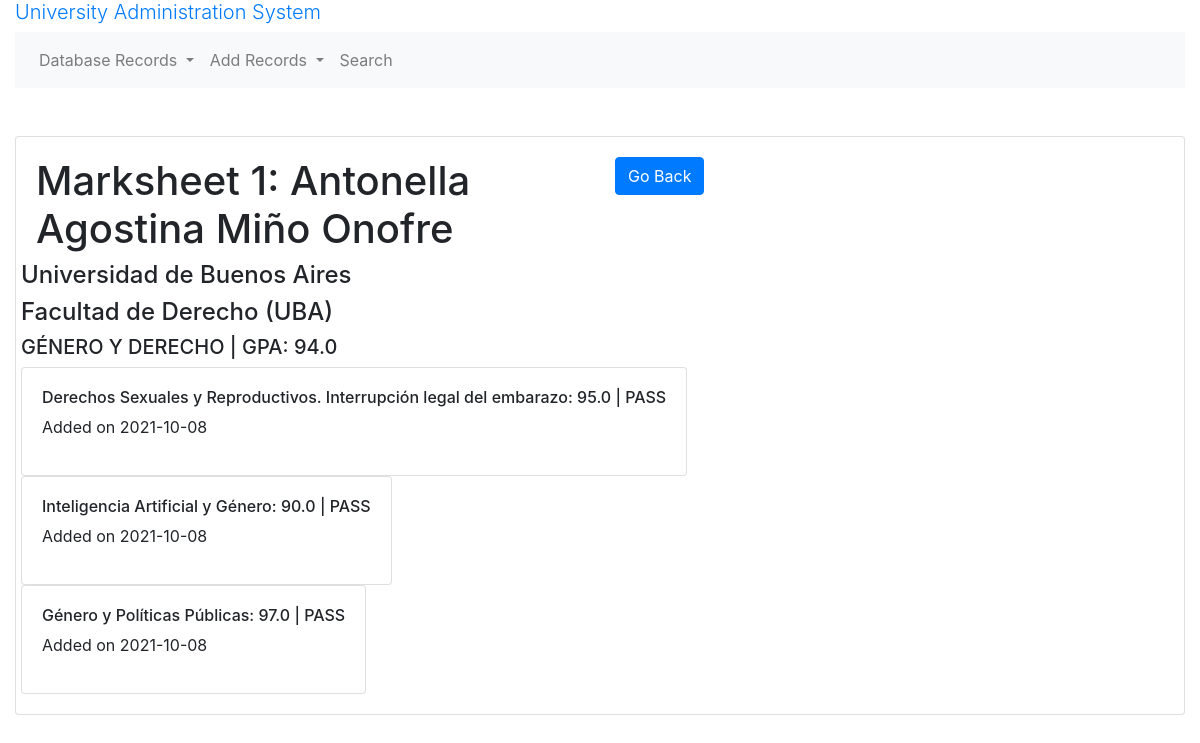
The app's page /marksheet/1 with its own data.
### models.py (models this page shows, shortened)
class Student(db.Model):
    __tablename__ = 'student'
    id = db.Column(db.Integer, primary_key=True)
    created_at = db.Column(db.Date, nullable = False, default=datetime.utcnow())
    name = db.Column(db.String(255))
    surname = db.Column(db.String(255))
    address = db.Column(db.String(255))
    phone_no = db.Column(db.String(10))
    std_code = db.Column(db.String(8))
    university_id = db.Column(db.Integer, db.ForeignKey("university.id"))# many2one
    university = db.relationship("University", back_populates="students")
    college_id = db.Column(db.Integer, db.ForeignKey("college.id"))# many2one
    college = db.relationship("College", back_populates='students')
    stream_id = db.Column(db.Integer, db.ForeignKey("stream.id"))# many2one
    stream = db.relationship("Stream", back_populates='students')
    courses = db.relationship('Course', back_populates='student', cascade="all,delete")# one2many
    marksheets = db.relationship('Marksheet', back_populates='student', cascade="all,delete")# one2many

class University(db.Model):
    __tablename__ = 'university'
    id = db.Column(db.Integer, primary_key=True)
    created_at = db.Column(db.Date, nullable = False, default=datetime.utcnow())
    name = db.Column(db.String(255))
    location = db.Column(db.String(255))
    acronym = db.Column(db.String(255))
    address = db.Column(db.String(255))
    colleges = db.relationship('College', back_populates='university', cascade="all,delete")# one2many
    students = db.relationship('Student', back_populates='university', cascade="all,delete")# one2many
    streams = db.relationship('Stream', back_populates='university', cascade="all,delete")# one2many

class College(db.Model):
    __tablename__ = 'college'
    id = db.Column(db.Integer, primary_key=True)
    created_at = db.Column(db.Date, nullable = False, default=datetime.utcnow())
    name = db.Column(db.String(255))
    location = db.Column(db.String(255))
    acronym = db.Column(db.String(255))
    address = db.Column(db.String(255))
    university_id = db.Column(db.Integer,  db.ForeignKey("university.id"))# many2one
    university = db.relationship("University", back_populates="colleges")
    students = db.relationship('Student', back_populates='college', cascade="all,delete")
    streams = db.relationship('Stream', back_populates='college', cascade="all,delete")
    courses = db.relationship('Course', back_populates='college', cascade="all,delete")

class Stream(db.Model):
    __tablename__ = 'stream'
    id = db.Column(db.Integer, primary_key=True)
    created_at = db.Column(db.Date, nullable = False, default=datetime.utcnow())
    name = db.Column(db.String(255))
    college_id = db.Column(db.Integer, db.ForeignKey("college.id"))# many2one
    college = db.relationship("College", back_populates="streams")
    university_id = db.Column(db.Integer, db.ForeignKey("university.id"))# many2one
    university = db.relationship("University", back_populates="streams")
    courses = db.relationship('Course', back_populates='stream', cascade="all,delete")# one2many
    students = db.relationship('Student', back_populates='stream', cascade="all,delete")# one2many

class Course(db.Model):
    __tablename__ = 'course'
    id = db.Column(db.Integer, primary_key=True)
    created_at = db.Column(db.Date, nullable = False, default=datetime.utcnow())
    name = db.Column(db.String(255))
    grade = db.Column(db.Float)
    result = db.Column(db.String(24))# Pass or Fail
    college_id = db.Column(db.Integer, db.ForeignKey("college.id"))# many2one
    college = db.relationship("College", back_populates="courses")
    stream_id = db.Column(db.Integer, db.ForeignKey("stream.id"))# many2one
    stream = db.relationship("Stream", back_populates='courses')
    university_id = db.Column(db.Integer,  db.ForeignKey("university.id"))# many2one
    student_id = db.Column(db.Integer, db.ForeignKey("student.id"))# many2one
    student = db.relationship("Student", back_populates='courses')
    marksheet_id = db.Column(db.Integer,  db.ForeignKey("marksheet.id"))# many2one
    marksheet = db.relationship("Marksheet", back_populates="courses")

### routes.py (the view)
@app.route('/marksheet/<int:student_id>', methods=['POST','GET'])
def marksheet(student_id):
    courses = models.Course.query.filter_by(student_id = student_id)
    print(courses)
    if courses.first() == 0:
        flash(f'The Student with ID {student_id} has no courses to show.')
        return redirect(url_for('students'))
    else:
        student = models.Student.query.get(student_id)
        gpa = db.session.query(
            db.func.avg(
                models.Course.grade).label('average')).filter(
                models.Course.student_id==student_id)[0][0]
        gpa = float(f'{gpa:.2f}')
        stream = student.stream
        university = student.university
        college = student.college
        marksheet = models.Marksheet.query.filter_by(student_id = student_id).all()
        if marksheet.__eq__([]):
            marksheet = models.Marksheet(student_id = student_id, gpa=gpa, courses = courses.all())
            student.marksheet = [marksheet]
            db.session.add(marksheet)
        else:
            marksheet = marksheet[0]
            marksheet.gpa = gpa
            marksheet.courses = courses.all()
            student.marksheet = [marksheet]
        db.session.commit()
    return render_template('marksheet.html',
                        courses=courses,
                        id=marksheet.id,
                        student=student,
                        gpa=gpa,
                        stream=stream,
                        university=university,
                        college=college)

### templates/marksheet.html
{% extends "base.html" %}
{% block main %}
<div class="card">
  <div class="card-body">
    <div class="row">
    <div class="col">
      <h1>Marksheet {{id}}: {{ student.name }} {{ student.surname }}</h1>
    </div>
    <div class="col">
      <a href="{{ url_for('students')}}" class="btn btn-primary">Go Back</a>
    </div>
    </div>
    <div class="row">
    <h4>{{ university.name }}</h4>
    </div>
    <div class="row">
      <h4>{{ college.name }}</h4>
      </div>
    <div class="row">
    <h5>{{ stream.name }} | GPA: {{ gpa }}</h5>
    </div>
    {% for course in courses %}
    <div class="row">
      <div class="card">
        <div class="card-body">
          <h6>{{ course.name}}: {{ course.grade}} | {{ course.result }}</h6>
          <p>Added on {{ course.created_at }}</p>
        </div>
      </div>
    </div>
    {% endfor %}
  </div>
</div>
{% endblock %}

### records on screen
Student: name "Antonella Agostina", surname "Miño Onofre"
University: name "Universidad de Buenos Aires"
College: name "Facultad de Derecho (UBA)"
Stream: name "GÉNERO Y DERECHO"
Course: name "Derechos Sexuales y Reproductivos. Interrupción legal del embarazo", grade "95.0", result "PASS", created_at "2021-10-08"
Course: name "Inteligencia Artificial y Género", grade "90.0", result "PASS", created_at "2021-10-08"
Course: name "Género y Políticas Públicas", grade "97.0", result "PASS", created_at "2021-10-08"

### other values on screen
{{ id }} "1"
{{ gpa }} "94.0"
